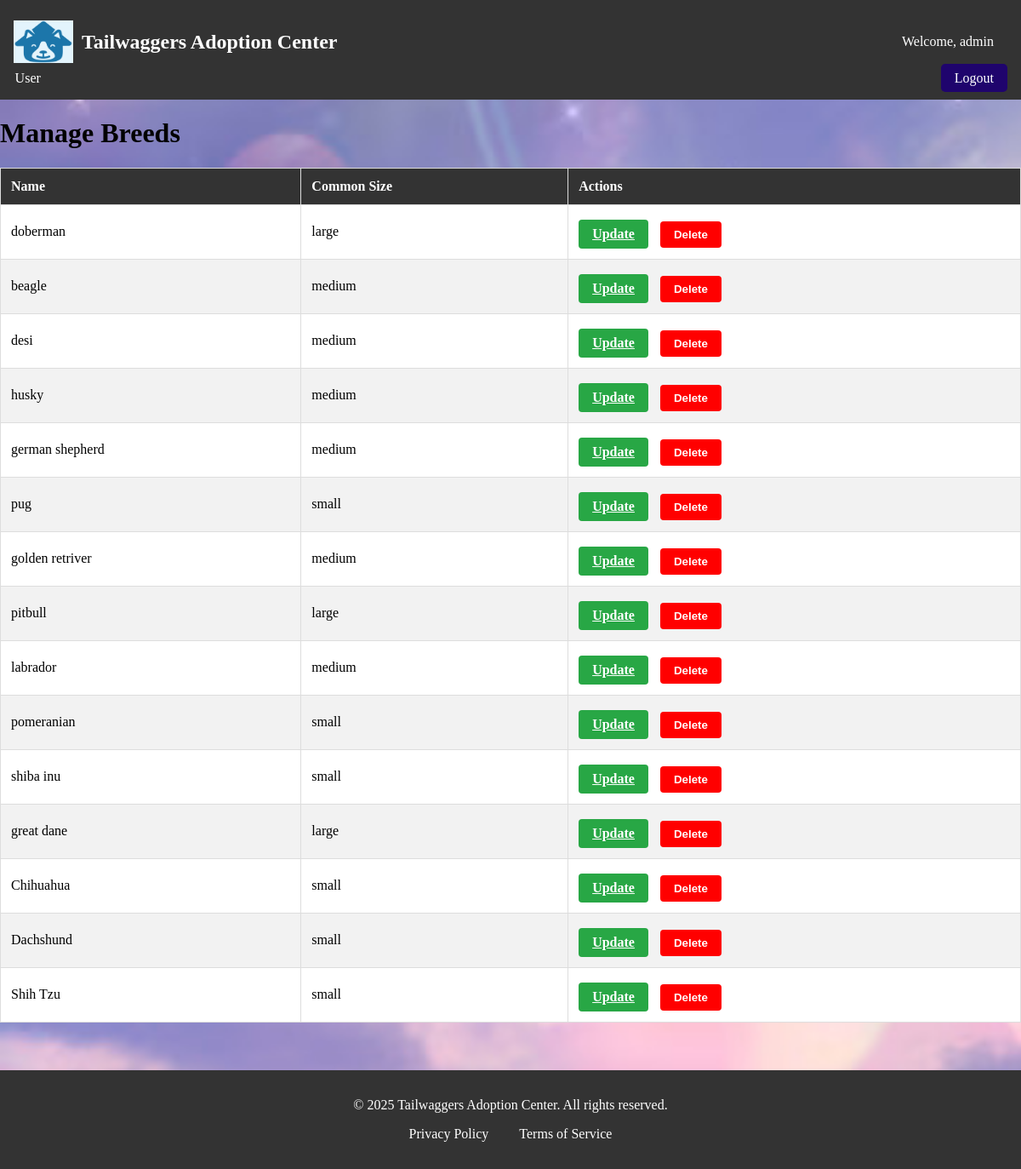
The app's page /manage_breeds/ (signed in), older data.
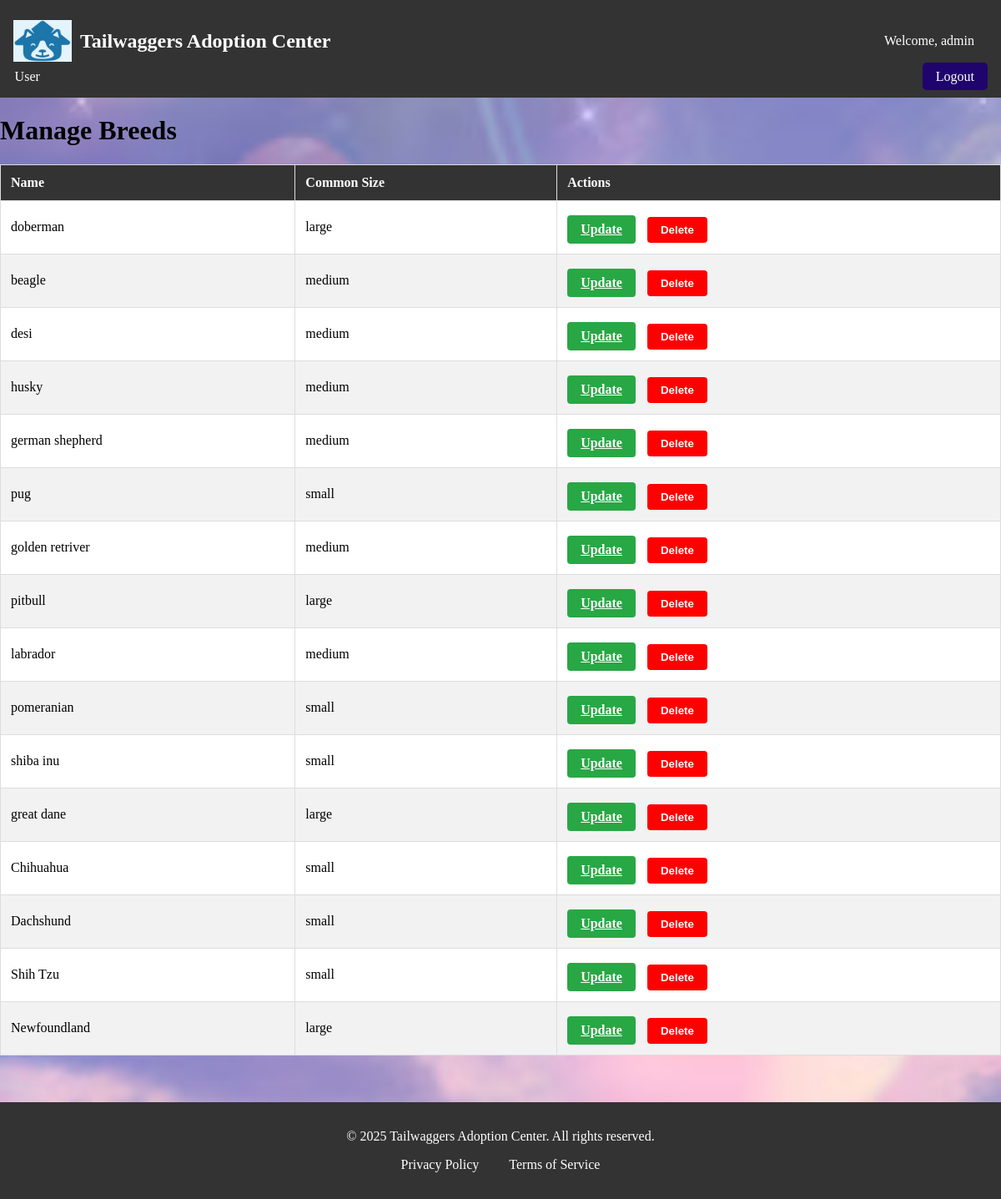
The same page, newer data.
### webpage/models.py (models this page shows, shortened)
class breed(models.Model):
    ACTIVITY_LEVEL_CHOICES = [ ('low', 'Low'), ('medium', 'Medium'), ('high', 'High'), ]
    SIZE_CHOICES = [ ('small', 'Small'), ('medium', 'Medium'), ('large', 'Large'), ]
    name = models.CharField(max_length=50)
    good_with_kids = models.BooleanField(default=False)
    low_shedding =models.BooleanField(default=False)
    first_time_owner = models.BooleanField(default=False)
    Guard_dog = models.BooleanField(default=False)
    athletic = models.BooleanField(default=False)
    first_time_owner = models.BooleanField(default=False)
    image=models.ImageField(upload_to=("upload/image/"), blank=True)
    activity_level = models.CharField(max_length=10, choices=ACTIVITY_LEVEL_CHOICES, default='medium')
    size = models.CharField(max_length=10, choices=SIZE_CHOICES, default='medium')

### webpage/views.py (the view)
# urls.py: path('manage_breeds/', views.manage_breeds, name='manage_breeds'),
@cache_control(no_cache=True, must_revalidate=True, no_store=True)
@user_passes_test(lambda u: u.is_staff)
def manage_breeds(request):
    breeds = breed.objects.all()
    return render(request, 'staff/manage_breeds.html', {'breeds': breeds,})

### webpage/templates/staff/manage_breeds.html (shortened to what this page needs)
{% extends 'base.html' %}
{% block content %}
    <h1>Manage Breeds</h1>
    <table>
        <thead>
            <tr>
                <th>Name</th>
                <th>Common Size</th>
                <th>Actions</th>
            </tr>
        </thead>
        <tbody>
            {% for breed in breeds %}
            <tr>
                <td>{{ breed.name }}</td>
                <td>{{ breed.size }}</td>
                <td>
                    <a href="{% url 'update_breed' breed.pk %}" class="update-btn">Update</a>
                    <form method="POST" action="{% url 'delete_breed' breed.pk %}" style="display:inline;">
                        <button type="submit" class="delete-btn">Delete</button>
                    </form>
                </td>
            </tr>
            {% endfor %}
        </tbody>
    </table>
<br><br>
{% endblock %}

Row changes from the older to the newer data that the page shows:
added breed: name "Newfoundland", size "large"
